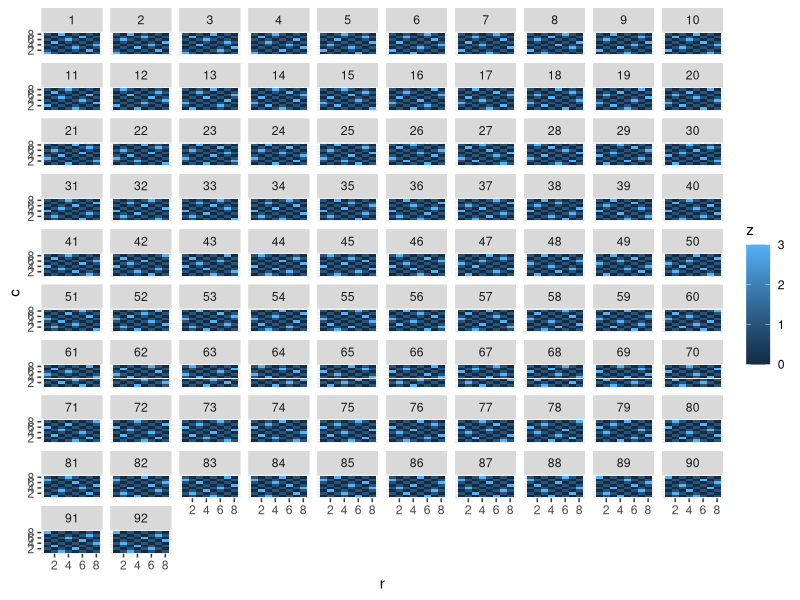

Source code (R):
library(tidyverse)

#-----------------------------------------------------------------------------
#' Đặt một quân hậu cho trước một vectơ vị trí của các quân hậu hiện tại
#'
#' Hàm này tự gọi đệ quy cho mọi vị trí hợp lệ của quân hậu tiếp theo
#'
#' Một vectơ số nguyên đại diện cho vị trí cột của các quân hậu cho đến nay.
#' Chỉ mục trong danh sách này là hàng và giá trị là cột.
#' Để tạo tất cả các giải pháp, hãy chuyển vào một vectơ trống (mặc định)
#'
#'  Ví dụ quân hậu = c(1, 4, 7) tương ứng với các quân hậu được đặt tại c(1, 1), c(2, 4) và c(3, 7)
#'                  
#'
#'    (Cột)   
#'      8  |   |   |   |   |   |   |   |   |
#'      | ---------------------------------
#'      7  |   |   |   |   |   |   |   |   |
#'      | ---------------------------------
#'      6  |   |   |   |   |   |   |   |   |
#'      | ---------------------------------
#'      5  |   |   |   |   |   |   |   |   |
#'      | ---------------------------------
#'      4  |   |   |   |   |   |   |   |   |
#'      | ---------------------------------
#'      3  |   |   |   |   |   |   | Q |   |    Hàng thứ 3, cột thứ 7
#'      | --------------------------------- 
#'      2  |   |   |   | Q |   |   |   |   |    Hàng thứ 2, cột thứ 4
#'      | ---------------------------------
#'      1  | Q |   |   |   |   |   |   |   |    Hàng thứ 1, cột thứ 1
#'      | 
#'      0____1___2___3___4___5___6___7___8 (Hàng)
#'
#' Kết quả trả về danh sách trong đó mỗi phần tử là một vectơ gồm 8 số nguyên chính là một giải pháp cho bài toán 8 quân hậu
#' 
#-----------------------------------------------------------------------------

place_queen <- function(queens=c()) { 

  # Nếu có 8 quân hậu được đặt, thì đây phải là một giải pháp.
  if (length(queens) == 8) {
    return(list(queens))
  }
  
  # Tìm ra nơi quân hậu có thể được đặt ở hàng tiếp theo.
  # Bỏ tất cả các cột đã được lấy
  # vì không thể đặt một quân hậu bên dưới một quân hậu hiện có
  possible_placements <- setdiff(1:8, queens)
  
  # Đối với mỗi quân hậu đã có trên bàn cờ
  # Hãy tìm các vị trí đường chéo mà nó có thể nhìn thấy trong hàng này.
  diag_offsets <- seq.int(length(queens), 1)
  diags <- c(queens + diag_offsets, queens - diag_offsets)
  diags <- diags[diags > 0 & diags < 9]
  
  # Thả các cột đường chéo này khỏi các vị trí có thể có
  possible_placements <- setdiff(possible_placements, diags)
  
  # Đối với mỗi vị trí có thể, hãy thử và đặt một quân hậu
  possible_placements %>% 
    map(~place_queen(c(queens, .x))) %>%
    keep(~length(.x) > 0) %>%
    flatten()
}


# Lập một giải pháp duy nhất
# Một vectơ gồm 8 số nguyên cho vị trí cột của 8 hoàng hậu
plot_single_8queens <- function(queens, title = NULL) {
  queens_df <- tibble(cols = queens, rows=1:8)
  board_df <- expand.grid(cols = 1:8, rows = 1:8) %>% 
    mutate(check = (cols + rows) %%2 == 1)
  
  p <- ggplot(queens_df, aes(rows, cols)) + 
    geom_tile(data=board_df, aes(fill=check), colour='black') +
    geom_text(label='\u2655', family="Arial Unicode MS", size = 8) + 
    theme_void() + 
    coord_equal() + 
    scale_fill_manual(values = c('TRUE'='white', 'FALSE'='grey70')) + 
    theme(
      legend.position = 'none'
    ) 
  
  if (is.null(title)) {
    p <- p + labs(title = paste("Queens:", deparse(as.numeric(queens)))) 
  } else {
    p <- p + labs(title = title)
  }
}



# Bắt đầu với không có quân hậu nào được đặt và tạo ra tất cả các giải pháp.
solutions <- place_queen()
v=1:8
f=function(q){L=length(q)
if(L==8){q}else{flatten(map(setdiff(v,c(q,q+L:1,q-L:1)),~f(c(q,.))))}}
s=data.frame(c=unlist(f(c())),r=v,x=rep(1:92,e=8),z=3)
b=mutate(crossing(c=v,r=v),z=(c+r)%%2)
g=geom_tile
ggplot(s,aes(r,c,fill=z))+g(d=b)+g()+facet_wrap(~x)